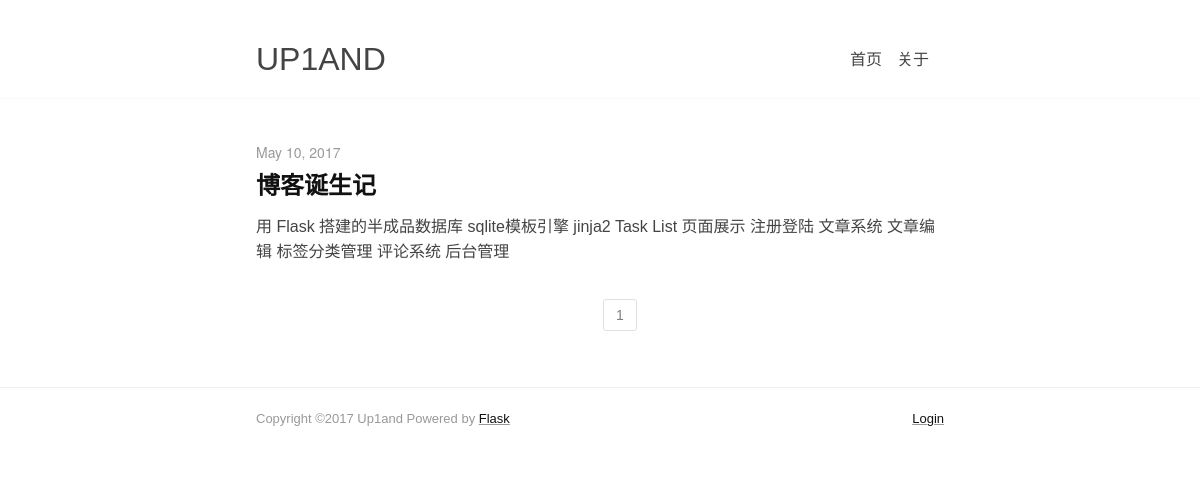
Before: / with the older database file.
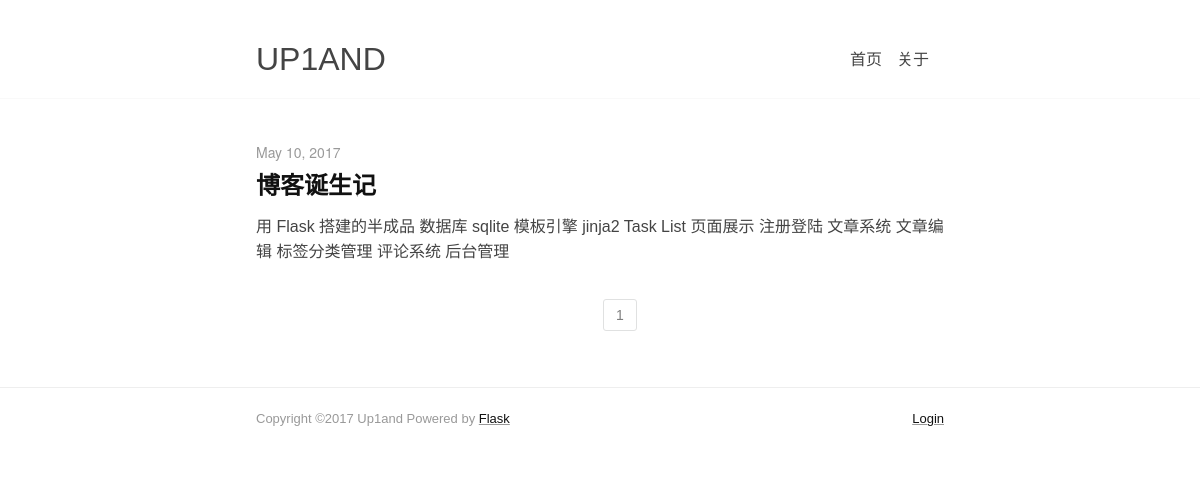
After: the same page with the newer database file.
### app/models.py (models this page shows, shortened)
class Post(db.Model):
    __tablename__ = 'posts'
    id = db.Column(db.Integer, primary_key=True)
    title = db.Column(db.String(64))
    slug = db.Column(db.String(64))
    content = db.Column(db.String)
    created = db.Column(db.DateTime, default=datetime.datetime.utcnow)
    modified = db.Column(db.DateTime, onupdate=datetime.datetime.utcnow)
    type = db.Column(db.String(10), default='post')
    status = db.Column(db.Boolean)
    order = db.Column(db.Integer, default=0)
    views = db.Column(db.Integer, default=1)
    comment_status = db.Column(db.Boolean)
    author_id = db.Column(db.Integer, db.ForeignKey('users.id'))
    metas = db.relationship('Meta',
                        secondary=post_metas,
                        backref=db.backref('posts', lazy='dynamic'))

### app/main/views.py (the view)
@main.route('/')
def index():
    arg_page = request.args.get('page', 1, type=int)
    pagination = Post.query.filter_by(type='post').order_by(Post.created.desc()).paginate(arg_page, per_page=10, error_out=False)
    posts = pagination.items
    return render_template('index.html', posts=posts, pagination=pagination)

### app/templates/index.html (shortened to what this page needs)
{% extends "base.html" %}
{% import "_pagination.html" as macros %}
{% block content %}
<div class="main pure-g">
    <div class="wrapper pure-u-1 pure-u-md-4-5 pure-u-lg-3-5">
        <div class="posts">
        {% for post in posts %}
            <div class="post-item">
                <div class="post-meta"><time class="updated">{{ post.created|strftime }}</time></div>
                <div class="detail">
                    <h2 class="post-title"><a href="{{ url_for('main.post', post_id=post.id) }}">{{ post.title }}</a></h2>
                    <div class="post-description"><p>{{ post.content|markdown|striptags|truncate }}</p></div>
                </div>
            </div>
        {% endfor %}
        </div>
        <nav class="pagination align-center">
        {{ macros.widget(pagination, 'main.index') }}
        </nav>
    </div>
</div>
{% endblock %}

### app/templates/base.html (shortened to what this page needs)
<!doctype html>
<html>
<head>
    <link rel="stylesheet" href="{{ url_for('static', filename='css/pure-min.css') }}">
    <link rel="stylesheet" href="{{ url_for('static', filename='css/grids-responsive-min.css') }}">
    <link rel="stylesheet" href="{{ url_for('static', filename='css/master.css') }}">
</head>
<body>
{% include "header.html" %}
{% block content %}{% endblock %}
{% include "footer.html" %}
</body>
</html>

### app/templates/_pagination.html (shortened to what this page needs)
{% macro widget(pagination, endpoint, prefix) %}
<ul class="clearfix">
    {% for p in pagination.iter_pages() %}
        {% if p %}
            {% if p == pagination.page %}
            <li class="active">
                <a href="{% if prefix %}{{ url_for(endpoint, username=prefix, page = p, **kwargs) }}{% else %}{{ url_for(endpoint, page = p, **kwargs) }}{% endif %}">{{ p }}</a>
            </li>
            {% else %}
            <li>
                <a href="{% if prefix %}{{ url_for(endpoint, username=prefix, page = p, **kwargs) }}{% else %}{{ url_for(endpoint, page = p, **kwargs) }}{% endif %}">{{ p }}</a>
            </li>
            {% endif %}
        {% else %}
        <li class="disabled">&hellip;</li>
        {% endif %}
    {% endfor %}
</ul>
{% endmacro %}

### app/templates/header.html (shortened to what this page needs)
<div class="header pure-g">
    <div class="wrapper pure-u-1 pure-u-md-4-5 pure-u-lg-3-5">
        <h1><a href="{{ url_for('main.index') }}" class="menu-brand">UP1AND</a></h1>
        <ul class="menu-list">
            <li class="menu-item"><a href="{{ url_for('main.index') }}" class="menu-link">首页</a></li>
            <li class="menu-item"><a href="{{ url_for('main.page', slug='about') }}" class="menu-link">关于</a></li>
        </ul>
    </div>
</div>

### app/templates/footer.html
<div class="footer pure-g">
    <div class="wrapper pure-u-1 pure-u-md-4-5 pure-u-lg-3-5">
        <p>
            Copyright ©2017 Up1and Powered by <a class="banquan" href="https://github.com/pallets/flask">Flask</a>
            <span style="float: right">
                {% if current_user.is_authenticated %}
                {{ current_user.username }} -
                <a href="{{ url_for('dashboard.index') }}">Dashboard</a> /
                <a href="{{ url_for('main.logout') }}">Logout</a>
                {% else %}
                <a href="{{ url_for('main.login') }}">Login</a>
                {% endif %}
            </span>
        </p>
    </div>
</div>

### app/static/css/pure-min.css (style rules this page uses)
html { font-family:sans-serif;-ms-text-size-adjust:100%;-webkit-text-size-adjust:100% }
body { margin:0 }
article,aside,details,figcaption,figure,footer,header,hgroup,main,menu,nav,section,summary { display:block }
a { background-color:transparent }
h1 { font-size:2em;margin:.67em 0 }
.pure-g { letter-spacing:-.31em;text-rendering:optimizespeed;font-family:FreeSans,Arimo,"Droid Sans",Helvetica,Arial,sans-serif;display:-webkit-box;display:-webkit-flex;display:-ms-flexbox;display:flex;-webkit-flex-flow:row wrap;-ms-flex-flow:row wrap;flex-flow:row wrap;-webkit-align-content:flex-start;-ms-flex-line-pack:start;align-content:flex-start }
.pure-u,.pure-u-1,.pure-u-1-1,.pure-u-1-12,.pure-u-1-2,.pure-u-1-24,.pure-u-1-3,.pure-u-1-4,.pure-u-1-5,.pure-u-1-6,.pure-u-1-8,.pure-u-10-24,.pure-u-11-12,.pure-u-11-24,.pure-u-12-24,.pure-u-13-24,.pure-u-14-24,.pure-u-15-24,.pure-u-16-24,.pure-u-17-24,.pure-u-18-24,.pure-u-19-24,.pure-u-2-24,.pure-u-2-3,.pure-u-2-5,.pure-u-20-24,.pure-u-21-24,.pure-u-22-24,.pure-u-23-24,.pure-u-24-24,.pure-u-3-24,.pure-u-3-4,.pure-u-3-5,.pure-u-3-8,.pure-u-4-24,.pure-u-4-5,.pure-u-5-12,.pure-u-5-24,.pure-u-5-5,.pure-u-5-6,.pure-u-5-8,.pure-u-6-24,.pure-u-7-12,.pure-u-7-24,.pure-u-7-8,.pure-u-8-24,.pure-u-9-24 { letter-spacing:normal;word-spacing:normal;vertical-align:top;text-rendering:auto;display:inline-block;zoom:1 }
.pure-g [class*=pure-u] { font-family:sans-serif }
.pure-u-1,.pure-u-1-1,.pure-u-24-24,.pure-u-5-5 { width:100% }

### app/static/css/grids-responsive-min.css (style rules this page uses)
@media screen and (min-width:48em) { .pure-u-md-1,.pure-u-md-1-1,.pure-u-md-1-2,.pure-u-md-1-3,.pure-u-md-2-3,.pure-u-md-1-4,.pure-u-md-3-4,.pure-u-md-1-5,.pure-u-md-2-5,.pure-u-md-3-5,.pure-u-md-4-5,.pure-u-md-5-5,.pure-u-md-1-6,.pure-u-md-5-6,.pure-u-md-1-8,.pure-u-md-3-8,.pure-u-md-5-8,.pure-u-md-7-8,.pure-u-md-1-12,.pure-u-md-5-12,.pure-u-md-7-12,.pure-u-md-11-12,.pure-u-md-1-24,.pure-u-md-2-24,.pure-u-md-3-24,.pure-u-md-4-24,.pure-u-md-5-24,.pure-u-md-6-24,.pure-u-md-7-24,.pure-u-md-8-24,.pure-u-md-9-24,.pure-u-md-10-24,.pure-u-md-11-24,.pure-u-md-12-24,.pure-u-md-13-24,.pure-u-md-14-24,.pure-u-md-15-24,.pure-u-md-16-24,.pure-u-md-17-24,.pure-u-md-18-24,.pure-u-md-19-24,.pure-u-md-20-24,.pure-u-md-21-24,.pure-u-md-22-24,.pure-u-md-23-24,.pure-u-md-24-24 { display:inline-block;*display:inline;zoom:1;letter-spacing:normal;word-spacing:normal;vertical-align:top;text-rendering:auto } }
@media screen and (min-width:48em) { .pure-u-md-4-5 { width:80%;*width:79.969% } }
@media screen and (min-width:64em) { .pure-u-lg-1,.pure-u-lg-1-1,.pure-u-lg-1-2,.pure-u-lg-1-3,.pure-u-lg-2-3,.pure-u-lg-1-4,.pure-u-lg-3-4,.pure-u-lg-1-5,.pure-u-lg-2-5,.pure-u-lg-3-5,.pure-u-lg-4-5,.pure-u-lg-5-5,.pure-u-lg-1-6,.pure-u-lg-5-6,.pure-u-lg-1-8,.pure-u-lg-3-8,.pure-u-lg-5-8,.pure-u-lg-7-8,.pure-u-lg-1-12,.pure-u-lg-5-12,.pure-u-lg-7-12,.pure-u-lg-11-12,.pure-u-lg-1-24,.pure-u-lg-2-24,.pure-u-lg-3-24,.pure-u-lg-4-24,.pure-u-lg-5-24,.pure-u-lg-6-24,.pure-u-lg-7-24,.pure-u-lg-8-24,.pure-u-lg-9-24,.pure-u-lg-10-24,.pure-u-lg-11-24,.pure-u-lg-12-24,.pure-u-lg-13-24,.pure-u-lg-14-24,.pure-u-lg-15-24,.pure-u-lg-16-24,.pure-u-lg-17-24,.pure-u-lg-18-24,.pure-u-lg-19-24,.pure-u-lg-20-24,.pure-u-lg-21-24,.pure-u-lg-22-24,.pure-u-lg-23-24,.pure-u-lg-24-24 { display:inline-block;*display:inline;zoom:1;letter-spacing:normal;word-spacing:normal;vertical-align:top;text-rendering:auto } }
@media screen and (min-width:64em) { .pure-u-lg-3-5 { width:60%;*width:59.969% } }

Changed rows visible on the page:
changed Post "博客诞生记": content "用 Flask 搭建的半成品数据库 sqlite模板引擎 jinja2 Task List 页面展示 注册登陆 文章系统 文章编辑 标签分类管理 评论系统 后台管理" → "用 Flask 搭建的半成品 数据库 sqlite 模板引擎 jinja2 Task List 页面展示 注册登陆 文章系统 文章编辑 标签分类管理 评论系统 后台管理"
